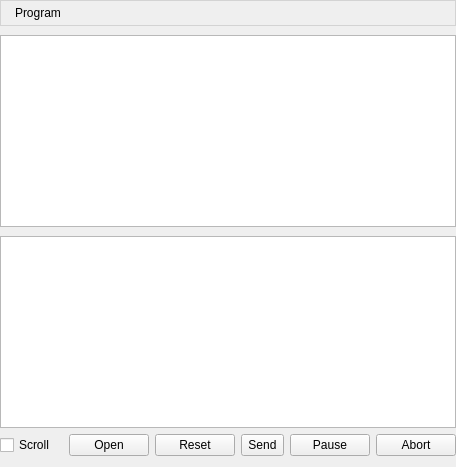
  <widget class="QWidget" name="centralWidget">
   <layout class="QVBoxLayout" name="verticalLayout_23">
    <property name="spacing">
     <number>0</number>
    </property>
    <property name="leftMargin">
     <number>0</number>
    </property>
    <property name="topMargin">
     <number>0</number>
    </property>
    <property name="rightMargin">
     <number>0</number>
    </property>
    <item>
     <widget class="QLabel" name="grpProgram">
      <property name="styleSheet">
       <string notr="true">QLabel {
	padding: 5 0 5 11;
	background-color: palette(window);
	border: 1px solid lightgray;
}

QLabel[overrided=&quot;true&quot;] {
	color: red;
}

QLabel[overrided=&quot;false&quot;] {
	color: palette(windowtext);
}</string>
      </property>
      <property name="text">
       <string>Program</string>
      </property>
     </widget>
    </item>
    <item>
     <widget class="QWidget" name="widgetProgram" native="true">
      <layout class="QVBoxLayout" name="verticalLayout_17">
       <property name="leftMargin">
        <number>0</number>
       </property>
       <property name="rightMargin">
        <number>0</number>
       </property>
       <property name="bottomMargin">
        <number>0</number>
       </property>
       <item>
        <layout class="QVBoxLayout" name="verticalLayout_21">
         <property name="spacing">
          <number>9</number>
         </property>
         <item>
          <widget class="QTableView" name="tblProgram">
           <property name="font">
            <font>
             <pointsize>9</pointsize>
            </font>
           </property>
           <property name="contextMenuPolicy">
            <enum>Qt::CustomContextMenu</enum>
           </property>
           <property name="editTriggers">
            <set>QAbstractItemView::AnyKeyPressed|QAbstractItemView::DoubleClicked|QAbstractItemView::EditKeyPressed|QAbstractItemView::SelectedClicked</set>
           </property>
           <property name="selectionMode">
            <enum>QAbstractItemView::ContiguousSelection</enum>
           </property>
           <property name="selectionBehavior">
            <enum>QAbstractItemView::SelectRows</enum>
           </property>
           <property name="gridStyle">
            <enum>Qt::DashLine</enum>
           </property>
           <attribute name="horizontalHeaderMinimumSectionSize">
            <number>50</number>
           </attribute>
           <attribute name="horizontalHeaderHighlightSections">
            <bool>false</bool>
           </attribute>
           <attribute name="verticalHeaderVisible">
            <bool>false</bool>
           </attribute>
          </widget>
         </item>
         <item>
          <widget class="QTableView" name="tblHeightMap">
           <property name="alternatingRowColors">
            <bool>true</bool>
           </property>
           <property name="selectionMode">
            <enum>QAbstractItemView::SingleSelection</enum>
           </property>
           <property name="gridStyle">
            <enum>Qt::DashLine</enum>
           </property>
           <attribute name="horizontalHeaderVisible">
            <bool>false</bool>
           </attribute>
           <attribute name="horizontalHeaderDefaultSectionSize">
            <number>60</number>
           </attribute>
           <attribute name="horizontalHeaderHighlightSections">
            <bool>false</bool>
           </attribute>
           <attribute name="verticalHeaderVisible">
            <bool>false</bool>
           </attribute>
          </widget>
         </item>
        </layout>
       </item>
       <item>
        <layout class="QHBoxLayout" name="horizontalLayout_4">
         <item>
          <widget class="QCheckBox" name="chkAutoScroll">
           <property name="text">
            <string>Scroll</string>
           </property>
          </widget>
         </item>
         <item>
          <spacer name="spacerBot_2">
           <property name="orientation">
            <enum>Qt::Horizontal</enum>
           </property>
           <property name="sizeHint" stdset="0">
            <size>
             <width>8</width>
             <height>20</height>
            </size>
           </property>
          </spacer>
         </item>
         <item>
          <widget class="QPushButton" name="cmdFileOpen">
           <property name="text">
            <string>Open</string>
           </property>
          </widget>
         </item>
         <item>
          <widget class="QPushButton" name="cmdFileReset">
           <property name="text">
            <string>Reset</string>
           </property>
          </widget>
         </item>
         <item>
          <widget class="QToolButton" name="cmdFileSend">
           <property name="sizePolicy">
            <sizepolicy hsizetype="Minimum" vsizetype="Minimum">
             <horstretch>0</horstretch>
             <verstretch>0</verstretch>
            </sizepolicy>
           </property>
           <property name="baseSize">
            <size>
             <width>93</width>
             <height>0</height>
            </size>
           </property>
           <property name="text">
            <string>Send</string>
           </property>
          </widget>
         </item>
         <item>
          <widget class="QPushButton" name="cmdFilePause">
           <property name="text">
            <string>Pause</string>
           </property>
           <property name="checkable">
            <bool>true</bool>
           </property>
          </widget>
         </item>
         <item>
          <widget class="QPushButton" name="cmdFileAbort">
           <property name="text">
            <string>Abort</string>
           </property>
          </widget>
         </item>
        </layout>
       </item>
      </layout>
     </widget>
    </item>
   </layout>
  </widget>
